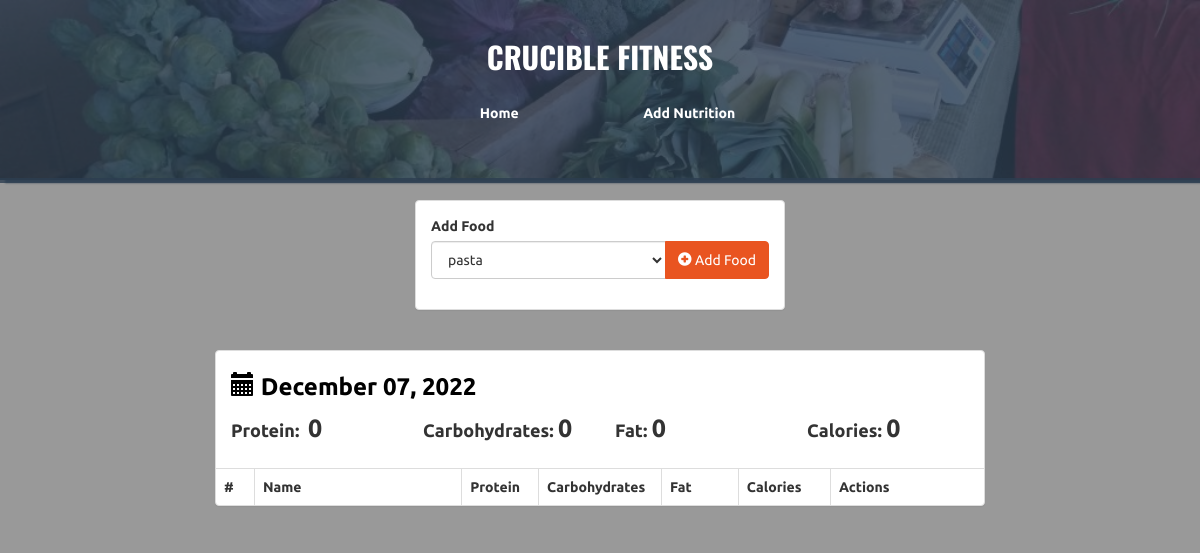
The app's page /view/1 (signed in), older data.
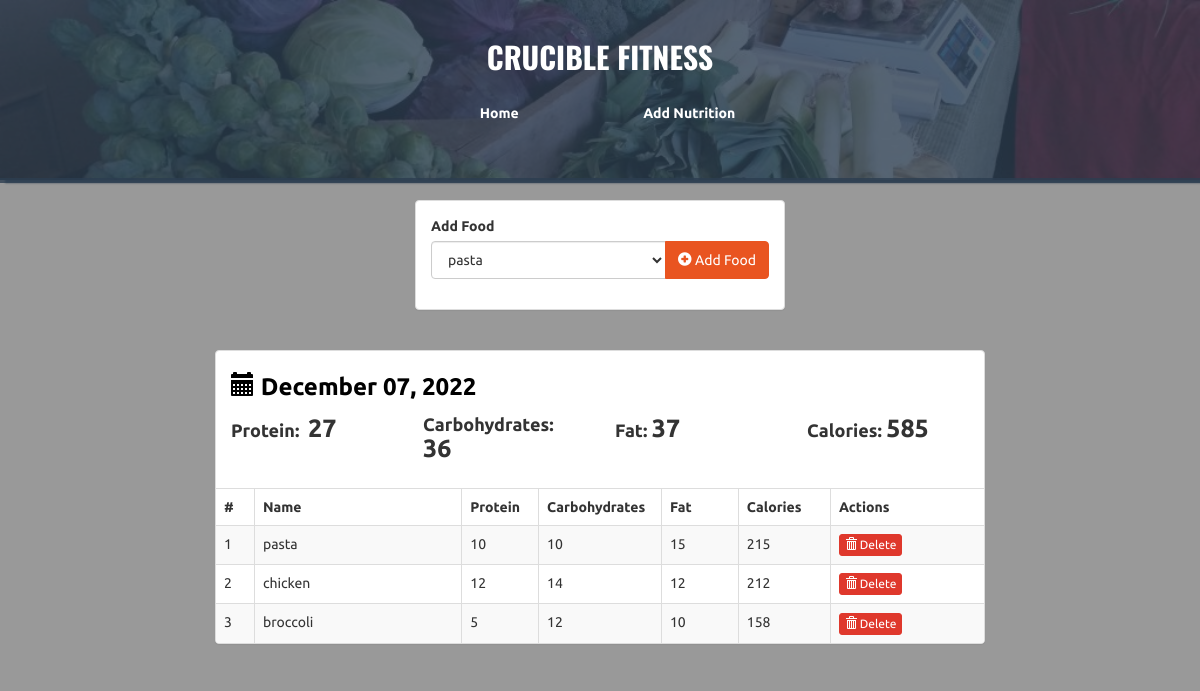
The same page, newer data.
### cruciblefit/models.py (models this page shows)
class Log(db.Model):
    id = db.Column(db.Integer, primary_key = True)
    date = db.Column(db.Date, nullable = False)
    foods = db.relationship('Food', secondary=logs, lazy='dynamic')

class Food(db.Model):
    id = db.Column(db.Integer, primary_key=True)
    name = db.Column(db.String(50), unique=True, nullable=False)
    protein = db.Column(db.Integer, nullable=False)
    carbs = db.Column(db.Integer, nullable=False)
    fats = db.Column(db.Integer, nullable=False)
    user_id = db.Column(db.Integer, db.ForeignKey('user.id')) #added
    @property
    def calories(self):
        protein_calc = self.protein * 4
        carbs_calc = self.carbs * 4
        fats_calc = self.fats * 9
        total_calories = protein_calc + carbs_calc + fats_calc
        return total_calories

### cruciblefit/start/routes.py (the view)
@start.route("/view/<int:log_id>")
@login_required
def view(log_id):
    logs = Log.query.get_or_404(log_id)
    foods = Food.query.all()
    macros_totals= {
        'protein': 0,
        'carbs' : 0,
        'fats' : 0,
        'calories': 0
    }
    for food in logs.foods:
        macros_totals['protein'] += food.protein
        macros_totals['carbs'] += food.carbs
        macros_totals['fats'] += food.fats
        macros_totals['calories'] +=food.calories
    return render_template("view.html", user=current_user, foods = foods, log=logs, totals=macros_totals)

### cruciblefit/__init__.py (called while the page is built)
def create_app():
    app = Flask(__name__)
    app.config['SECRET_KEY'] = 'supersecretkey'
    app.config['SQLALCHEMY_DATABASE_URI'] = 'sqlite:///crucible_data.db'
    db.init_app(app)
    app.register_blueprint(start)
    app.register_blueprint(auth)
    from . import models    #do not delete or move this, it is needed for the database to load properly
    with app.app_context():
        db.create_all()
    login_manager = LoginManager()
    login_manager.login_view = 'auth.login'
    login_manager.init_app(app)
    @login_manager.user_loader
    def load_user(id):
        return models.User.query.get(int(id))
    return app

### cruciblefit/templates/view.html (shortened to what this page needs)
<!DOCTYPE html>
<html lang="en">
<head>
    <link rel="stylesheet" href="{{ url_for('static', filename = 'bs/css/united.min.css') }}"/>
    <link rel="stylesheet" href="{{ url_for('static', filename = 'styles.css') }}"/>
</head>
<body>
<div class="container-fluid" id="wrapper">
    <div class="row" id="homeJumbo">
        <div class="overlay"></div>
        <div class="col-lg-12">
            <h1>
                <a href="{{ url_for('start.index') }}">CRUCIBLE FITNESS</a>
            </h1>
            <div class="row t20">
                <div class="col-lg-4 col-lg-offset-4">
                    <ul class="nav nav-pills nav-justified">
                        <li role="presentation">
                            <a href="{{ url_for('start.index') }}" title="Home">Home</a>
                        </li>
                        <li role="presentation">
                            <a href="{{ url_for('start.add') }}" title="Add Food Item">Add Nutrition</a>
                        </li>
                    </ul>
                </div>
            </div>
        </div>
    </div>
    <div class="row t20">
        <div class="col-lg-4 col-lg-offset-4">
            <div class="panel panel-default">
                <div class="panel-body">
                    <form action="{{ url_for('start.add_food_to_log', log_id = log.id) }}" method="POST" role="form">
                        <div class="form-group">
                            <label>Add Food</label>
                            <div class="input-group">
                                <select class="form-control" name="food-select">
                                    {% for food in foods %}
                                        <option value="{{ food.id }}">{{ food.name }}</option>
                                    {% endfor %}
                                </select>
                                <span class="input-group-btn">
										<button type="submit" class="btn btn-primary" id="add-btn">
										  <i class="glyphicon glyphicon-plus-sign"></i> Add Food
										</button>
									  </span>
                            </div>
                        </div>
                    </form>
                </div>
            </div>
        </div>
    </div>
    <div class="row t20">
        <div class="col-lg-8 col-lg-offset-2">
            <div class="panel panel-default">
                <div class="panel-body">
                    <h3 class="lean-h text-black">
                        <i class="glyphicon glyphicon-calendar"></i> {{ log.date.strftime('%B %d, %Y') }}
                    </h3>
                    <div class="row">
                        <div class="col-lg-3">
                            <h4 class="lean-h">
                                Protein: &nbsp;<strong class="f25">{{ totals['protein'] }}</strong>
                            </h4>
                        </div>
                        <div class="col-lg-3">
                            <h4 class="lean-h">
                                Carbohydrates: <strong class="f25">{{ totals['carbs'] }}</strong>
                            </h4>
                        </div>
                        <div class="col-lg-3">
                            <h4 class="lean-h">
                                Fat: <strong class="f25">{{ totals['fats'] }}</strong>
                            </h4>
                        </div>
                        <div class="col-lg-3">
                            <h4 class="lean-h">
                                Calories: <strong class="f25">{{ totals['calories'] }}</strong>
                            </h4>
                        </div>
                    </div>
                </div>
                <div class="table-responsive">
                    <table class="table table-striped table-hover table-bordered">
                        <thead>
                        <tr>
                            <th style="width: 5%;">#</th>
                            <th>Name</th>
                            <th style="width: 10%;">Protein</th>
                            <th style="width: 16%;">Carbohydrates</th>
                            <th style="width: 10%;">Fat</th>
                            <th style="width: 12%;">Calories</th>
                            <th style="width: 20%;">Actions</th>
                        </tr>
                        </thead>
                        <tbody>
                        <tr>
                            {% for food in log.foods %}
                            <td>{{ loop.index }}</td>
                            <td>{{ food.name }}</td>
                            <td>{{ food.protein }}</td>
                            <td>{{ food.carbs }}</td>
                            <td>{{ food.fats }}
                            <td>{{ food.calories }}</td>
                            <td>
                                <a href="{{ url_for('start.remove_food_from_log_date', log_id = log.id, food_id = food.id ) }}" class="btn btn-danger btn-xs">
                                    <i class="glyphicon glyphicon-trash"></i> Delete
                                </a>
                            </td>
                        </tr>
                            {% endfor %}
                        </tbody>
                    </table>
                </div>
            </div>
        </div>
    </div>
</div>
</body>
</html>

### cruciblefit/static/styles.css (style rules this page uses)
body { background: rgba(0, 0, 0, .4); font-family: 'Ubuntu', sans-serif; }
#homeJumbo { position: relative; min-height: 180px; background: rgba(44, 62, 80, .8); background-image: url('./img/bg.jpg'); background-size: cover; background-repeat: no-repeat; border-bottom: 2px solid rgba(44, 62, 80, .8); box-shadow: 7px 1px 2px 2px rgba(44, 62, 80, .8); }
#homeJumbo > div.overlay { position: absolute; height: 183px; width: 100%; background: rgba(44, 62, 80, .8); }
#homeJumbo h1 { font-size: 30px; color: white; font-family: 'Oswald'; text-align: center; padding-top: 20px; font-weight: bolder; }
#homeJumbo h1 > a { color: white; text-decoration: none; }
.t20 { margin-top: 20px; }
.f25 { font-size: 25px; }
.nav-justified>li>a { color: white; font-weight: bolder; }
.nav-pills>li+li { padding-left: 10px; }
.lean-h { margin-top: 5px; margin-bottom: 10px; font-weight: bolder; }
.text-black { color: black !important; }

Row changes from the older to the newer data that the page shows:
now on this page (row unchanged): Food: name "pasta", protein "10", carbs "10", fats "15", calories "215"
added Food: name "chicken", protein "12", carbs "14", fats "12", calories "212"
added Food: name "broccoli", protein "5", carbs "12", fats "10", calories "158"
Text that changed along with them:
{{ totals['protein'] }}: "0" → "27"
{{ totals['carbs'] }}: "0" → "36"
{{ totals['fats'] }}: "0" → "37"
{{ totals['calories'] }}: "0" → "585"
